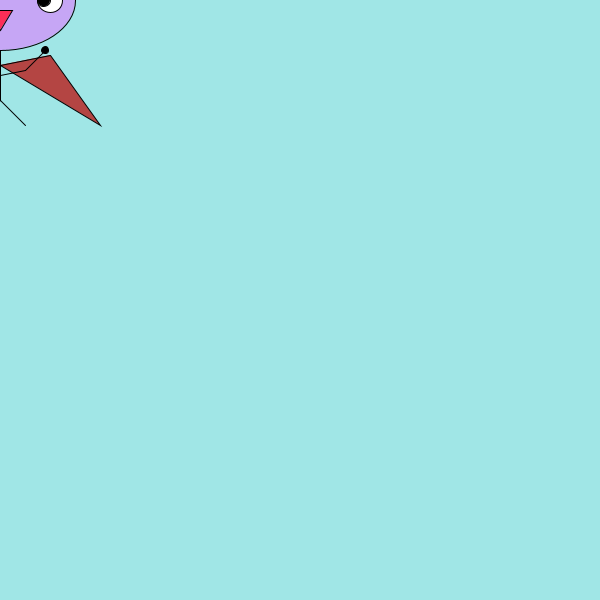
Frame 1 (no input)
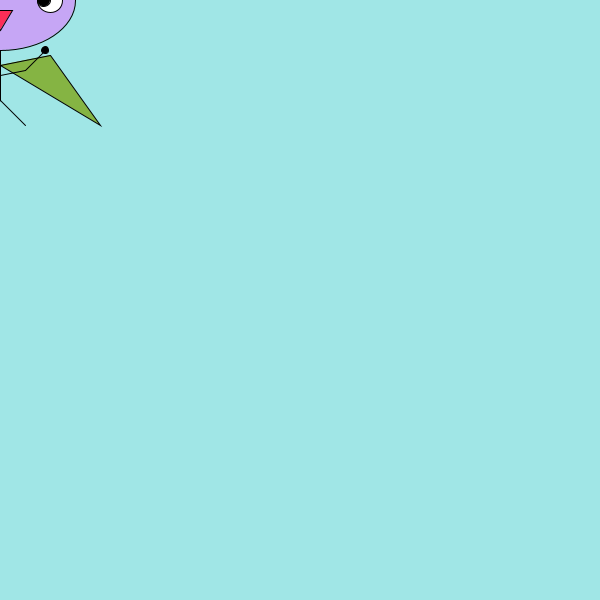
Frame 60 (the mouse pressed at the canvas centre just before this capture)
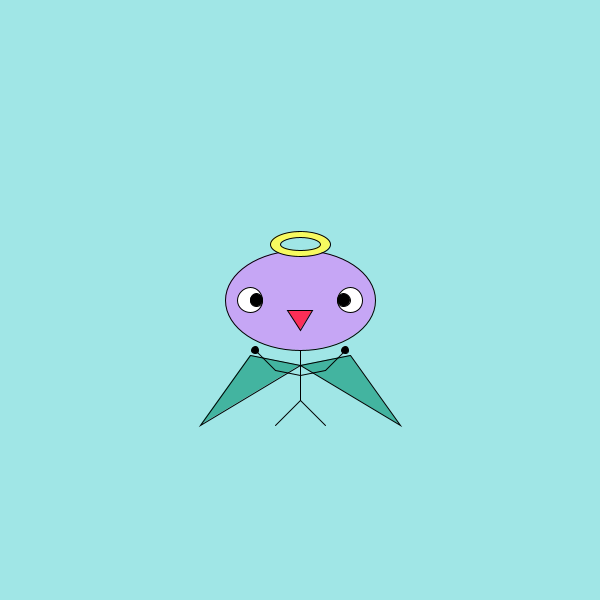
Frame 120 (the mouse held since frame 60 and released just before this capture)

The Processing sketch that drew these frames (run headless with seeded random() and noise(); from frame 60 on, the mouse is pressed at the canvas centre):

// Processing sketch: weng_moving_character_2014_09_24
// ── weng_moving_character_2014_09_24.pde
int x;
int y;

void setup() {
  size(600,600);
  noCursor();
 // 200 150
}

void draw() {
  background(160,230,230);
  x=mouseX;
  y=mouseY;

//head
  fill(198,166,245);
  ellipse(x,y,150,100);

//eyes
  fill(255,255,255);
  ellipse(x-50,y,25,25);
  ellipse(x+50,y,25,25);

  fill(0,0,0);
  ellipse(x-43.75,y,12.5,12.5);
  ellipse(x+43.75,y,12.5,12.5);

//mouth
  fill(252,46,87);
  triangle(x-12.5,y+10,x+12.5,y+10,x,y+30);

//body
  line(x,y+50,x,y+100);

//legs
  line(x,y+100,x-25,y+125);
  line(x,y+100,x+25,y+125);

//wings
  colorMode(HSB);
  fill(frameCount%255, 160,180);
  triangle(x,y+65,x+50,y+55,x+100,y+125);
  triangle(x,y+65,x-50,y+55,x-100,y+125);

//arms
  line(x,y+75,x+25,y+70);
  line(x+25,y+70,x+45,y+50);
  colorMode(RGB);
  fill(0,0,0);
  ellipse(x+45,y+50,7,7);

  line(x,y+75,x-25,y+70);
  line(x-25,y+70,x-45,y+50);
  fill(0,0,0);
  ellipse(x-45,y+50,7,7);

//halo
  fill(247,250,96);
  ellipse(x,y-56,60,25);
  fill(160,230,230);
  ellipse(x,y-56,40,12.5);
}
